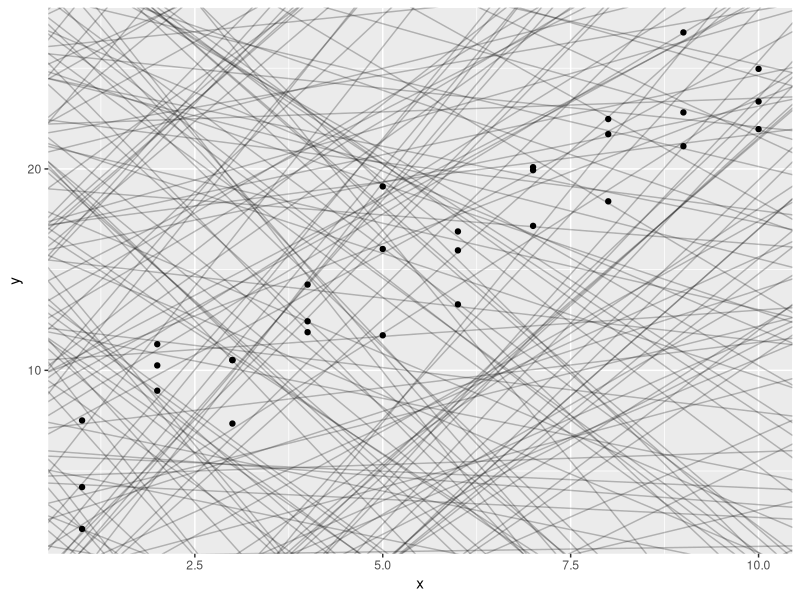
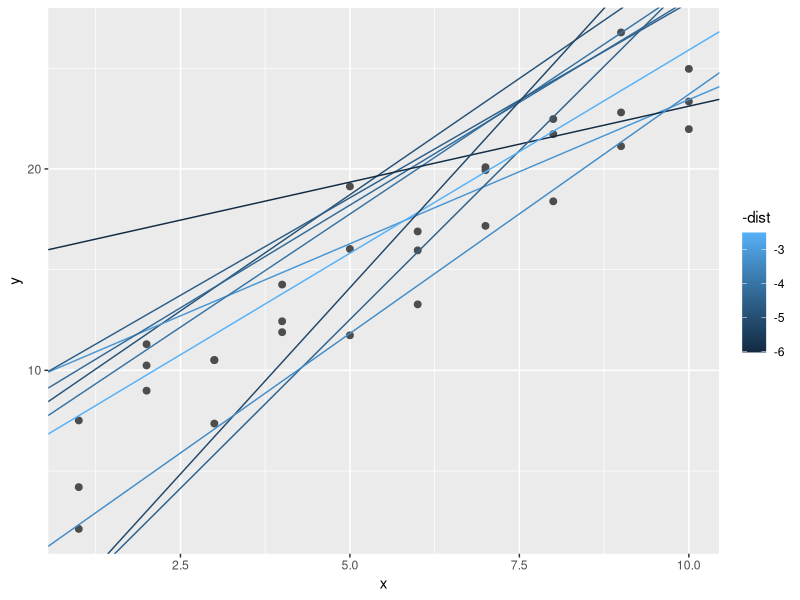
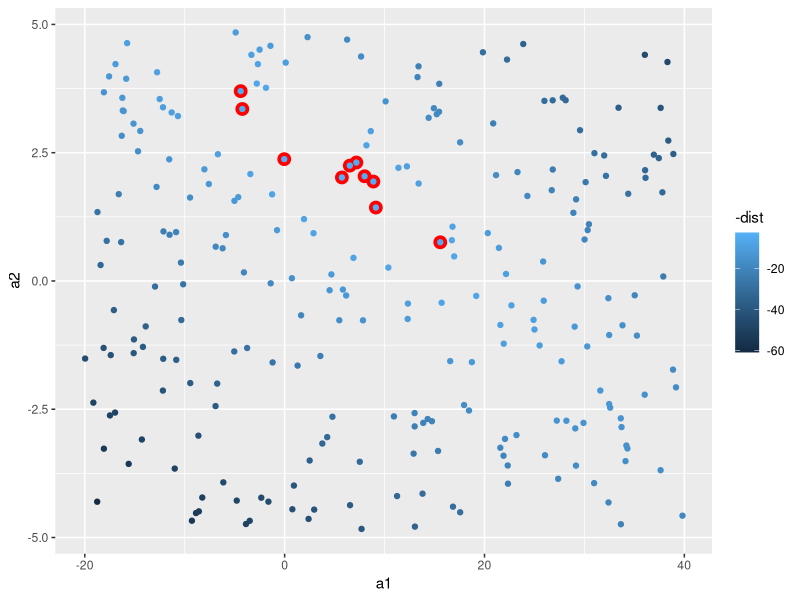
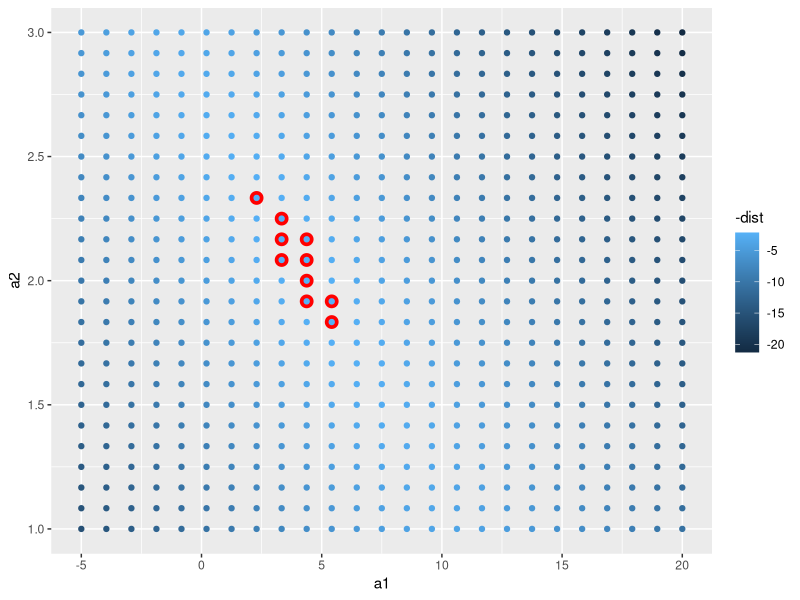
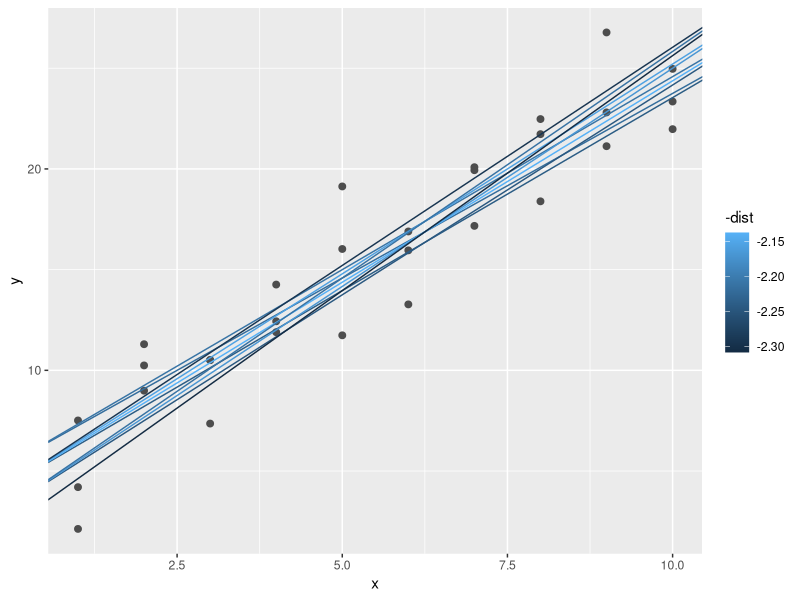
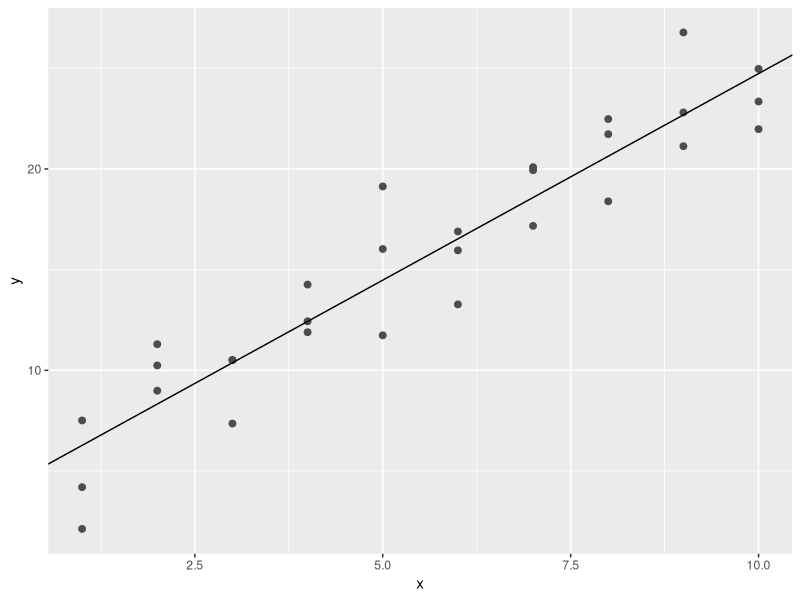

Generate these figures, in order, with R:
# Scratchpad for working through the "model" examples in the R for Data Science book

library(tidyverse)
library(modelr)

options(na.action = na.warn)

models <- tibble(
  a1 = runif(250, -20, 40), 
  a2 = runif(250, -5, 5)
)

ggplot(sim1, aes(x, y)) + 
  geom_abline(aes(intercept = a1, slope = a2), data = models, alpha = 1/4) +
  geom_point()

model1 <- function(a, data) {
  a[1] + data$x * a[2]
}

measure_distance <- function(mod, data) {
  diff <- data$y - model1(mod, data)
  sqrt(mean(diff^2))
}

measure_distance(c(7, 1.5), sim1)

sim1_dist <- function(a1, a2) {
  measure_distance(c(a1, a2), sim1)
}

models <- models %>% mutate(dist = purrr::map2_dbl(a1, a2, sim1_dist))
models

ggplot(sim1, aes(x, y)) + 
  geom_point(size = 2, colour = "grey30") +
  geom_abline(
    aes(intercept = a1, slope = a2, colour = -dist), 
    data = filter(models, rank(dist) <= 10)
  )

ggplot(models, aes(a1, a2)) + 
  geom_point(data = filter(models, rank(dist) <= 10), size = 4, colour = "red") +
  geom_point(aes(colour = -dist))

grid <- expand.grid(
  a1 = seq(-5, 20, length = 25), 
  a2 = seq(1, 3, length =25) 
  ) %>%
  mutate(dist = purrr::map2_dbl(a1, a2, sim1_dist))

grid %>% 
  ggplot(aes(a1, a2)) +
  geom_point(data = filter(grid, rank(dist) <= 10), size = 4, colour = "red") + 
  geom_point(aes(colour = -dist))

ggplot(sim1, aes(x, y)) + 
  geom_point(size = 2, colour = "grey30") +
  geom_abline(
    aes(intercept = a1, slope = a2, colour = -dist), 
    data = filter(grid, rank(dist) <= 10)
  )

best <- optim(c(0,0), measure_distance, data = sim1)
best$par

ggplot(sim1, aes(x, y)) + 
  geom_point(size = 2, colour = "grey30") +
  geom_abline(intercept = best$par[1], slope = best$par[2])

sim1_mod <- lm(y ~ x, data = sim1)
coef(sim1_mod)

